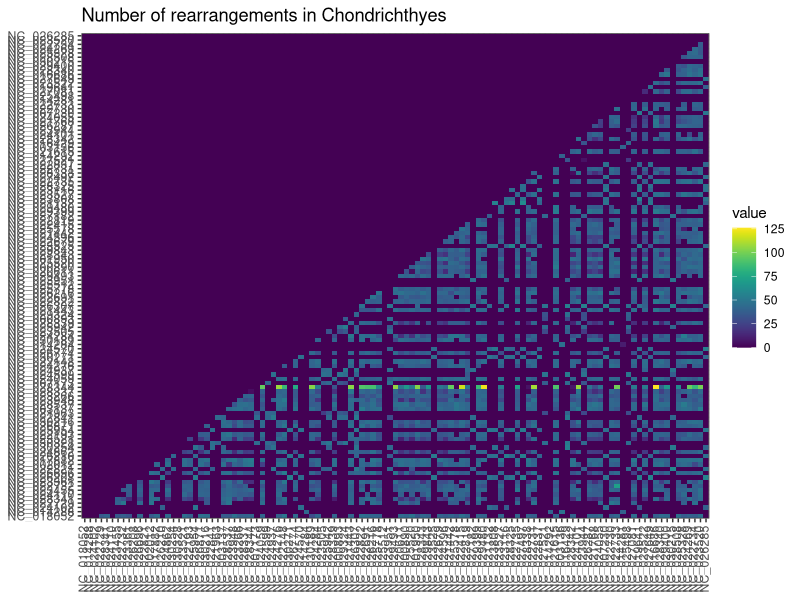
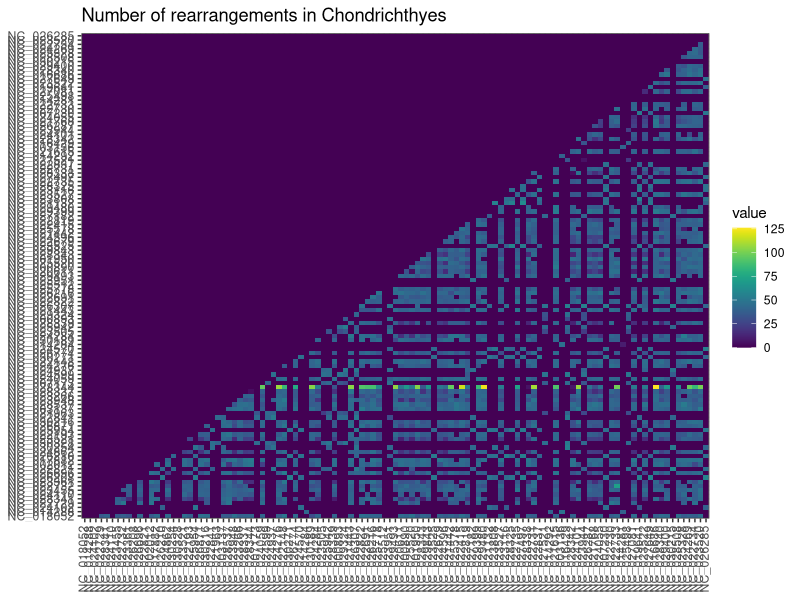

The R script that drew these images, in order:
library(ggplot2)
library(reshape2)
library(scales)
# library(dplyr)
library(viridis)

# n_row_col <- 113
# entropy <- scan("ent_Chondrichthyes.tsv", quiet = TRUE)
# ent_mat <- matrix(entropy,
#                   byrow = T,
#                   nrow = n_row_col,
# ncol = n_row_col)


# entropy <- read.table("ent_Chondrichthyes.tsv", header = TRUE)
# entropy_mat <- as.matrix(entropy)
# threshold <- 0.5
# # entropy_mat[entropy_mat < threshold] <- threshold
# melted_ent_mat <- melt(entropy_mat)
#
# ggplot(melted_ent_mat, aes(x = Var2, y = Var1)) +
#   geom_raster(aes(fill=value)) +
#   scale_fill_gradient(low="yellow", high="dark green") +
#   theme_bw() + theme(axis.text.x=element_text(angle=90, vjust=0.3))


rearrange <- read.table("rearrange_count_Chondrichthyes.tsv", header = TRUE)
rearrange_mat <- as.matrix(rearrange)
melted_rearrange_mat <- melt(rearrange_mat)


ggplot(melted_rearrange_mat, aes(x = Var2, y = Var1)) +
  geom_raster(aes(fill = value)) +
  # scale_fill_gradient(low="white", high="darkblue") +
  scale_fill_viridis(direction = 1) +
  theme_bw() +
  ggtitle("Number of rearrangements in Chondrichthyes") +
  theme(axis.title.x = element_blank(), axis.title.y = element_blank(),
        axis.text.x = element_text(angle = 90, vjust = 0.3))

ggsave("rearrange_count_Chondrichthyes.pdf", scale = 3)

# ggplot(melted_ent_mat, aes(x = value)) +
#   geom_density(fill = 'blue')


# melted_ent_mat <- melt(ent_mat) %>%
#   mutate(val_trimmed = case_when(
#     value <= threshold ~ threshold,
#     T ~ value
#   ))
#
# ggplot(melted_ent_mat, aes(x = Var1, y = Var2, fill = val_trimmed)) +
#   geom_raster() +
#   scale_fill_gradient(low="yellow", high="dark green")

# ent_mat[ent_mat < threshold] <- threshold
# melted_ent_mat <- melt(ent_mat)
# data_below_thresh <- subset(melted_ent_mat, melted_ent_mat$value<=threshold)
# data_above_thresh <- subset(melted_ent_mat, melted_ent_mat$value>threshold)

# ggplot() +
#   geom_raster(data=data_above_thresh, aes(x = Var1, y = Var2, fill=value)) +
#   geom_raster(data=data_below_thresh, aes(x = Var1, y = Var2), fill='yellow') +
#   scale_fill_gradient(low="yellow", high="dark green") +
#   labs(x="Mitochondrion", y="Mitochondrion") +
#   theme_bw()

# ggplot() +
#   geom_raster(data=melted_ent_mat, aes(x = Var1, y = Var2, fill=value)) +
#   scale_fill_gradient(low="yellow", high="dark green") +
#   labs(x="Mitochondrion", y="Mitochondrion") +
#   theme_bw()
